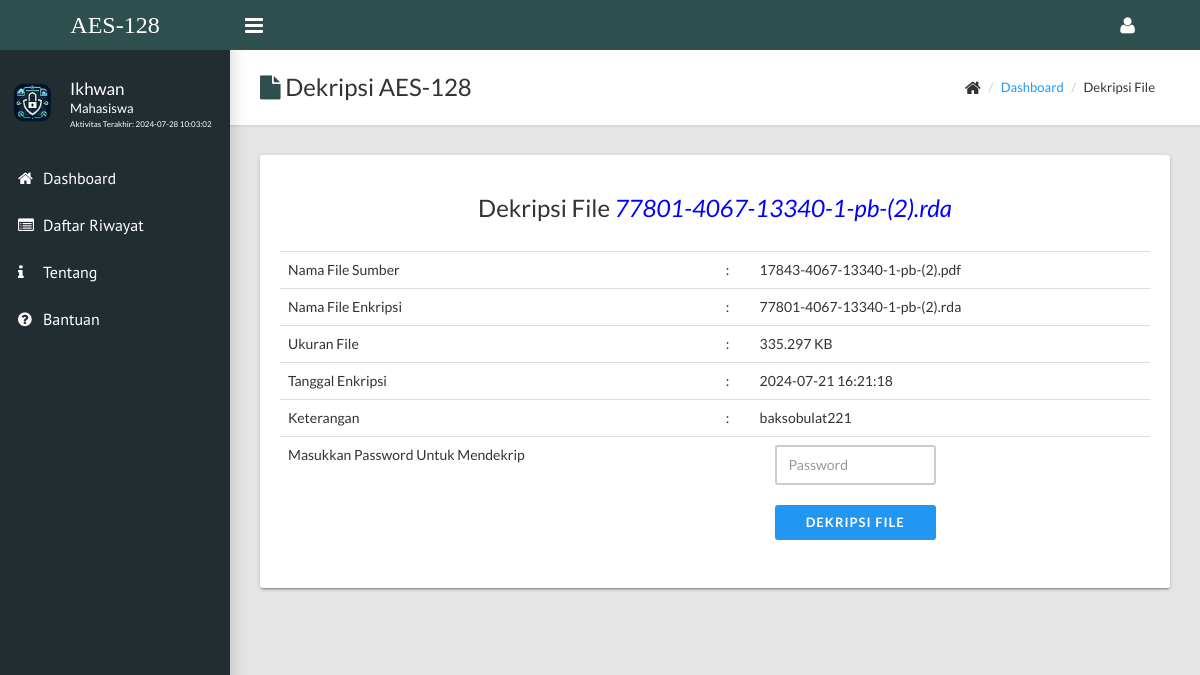
/dashboard/decrypt-file.php?id_file=61 (signed in), run on the app's committed database.
### tables this page shows
CREATE TABLE `users` (
  `username` varchar(15) NOT NULL,
  `password` varchar(100) DEFAULT NULL,
  `fullname` varchar(50) DEFAULT NULL,
  `job_title` varchar(50) DEFAULT NULL,
  `join_date` timestamp NULL DEFAULT NULL,
  `last_activity` timestamp NULL DEFAULT NULL
);

CREATE TABLE `file` (
  `id_file` int(11) NOT NULL,
  `username` varchar(15) DEFAULT NULL,
  `file_name_source` varchar(255) DEFAULT NULL,
  `file_name_finish` varchar(255) DEFAULT NULL,
  `file_url` varchar(255) DEFAULT NULL,
  `file_size` float DEFAULT NULL,
  `password` varchar(16) DEFAULT NULL,
  `tgl_upload` timestamp NULL DEFAULT NULL,
  `status` enum('1','2') DEFAULT NULL,
  `waktu` varchar(6) DEFAULT NULL,
  `waktu_2` varchar(6) DEFAULT NULL,
  `keterangan` varchar(255) DEFAULT NULL,
  `kunci` varchar(200) DEFAULT NULL,
  `kunci_tes` varchar(16) DEFAULT NULL,
  `password_tes` varchar(200) DEFAULT NULL,
  `tes_ava` varchar(20) DEFAULT NULL,
  `tes_en` varchar(20) DEFAULT NULL
);

### dashboard/decrypt-file.php (the view, shortened to what this page needs)
<?php
include('../config.php');
?>
<!DOCTYPE html>
<html>
<?php
$user = $_SESSION['username'];
$query = mysqli_query($koneksi,"SELECT fullname,job_title,last_activity FROM users WHERE username='$user'");
$data = mysqli_fetch_array($query);
?>
  <head>
    <link rel="stylesheet" type="text/css" href="../assets/css/main.css">
  </head>
  <body class="sidebar-mini fixed">
    <div class="wrapper">
      <header class="main-header hidden-print"><a class="logo" href="index.php" style="font-size:18pt; font-family: Times new roman; background-color: #2F4F4F;"><span>AES-128</span></a>
        <nav class="navbar navbar-static-top" style="background-color: #2F4F4F;">
          <a class="sidebar-toggle" href="#" data-toggle="offcanvas"></a>
          <div class="navbar-custom-menu">
            <ul class="top-nav">
              <li class="dropdown"><a class="dropdown-toggle" href="#" data-toggle="dropdown" role="button" aria-haspopup="true" aria-expanded="false"><i class="fa fa-user fa-lg"></i></a>
              </li>
            </ul>
          </div>
        </nav>
      </header>
      <aside class="main-sidebar hidden-print">
        <section class="sidebar">
          <div class="user-panel">
            <div class="pull-left image"><img class="img-circle" src="../assets/images/lockandkey2.png" alt="User Image"></div>
            <div class="pull-left info">
              <p style="margin-top:-5px;"><?php echo $data['fullname']; ?></p>
              <p class="designation"><?php echo $data['job_title']; ?></p>
              <p class="designation" style="font-size:6pt;">Aktivitas Terakhir: <?php echo $data['last_activity'] ?></p>
            </div>
          </div>
          <ul class="sidebar-menu" >
            <li><a href="index.php"><i class="fa fa-home" ></i><span>Dashboard</span></a></li>
            <li><a href="history.php"><i class="fa fa-list-alt"></i><span>Daftar Riwayat</span></a></li>
            <li><a href="about.php"><i class="fa fa-info"></i><span>Tentang</span></a></li>
            <li><a href="help.php"><i class="fa fa-question-circle"></i><span>Bantuan</span></a></li>
          </ul>
        </section>
      </aside>
      <div class="content-wrapper">
        <div class="page-title">
          <div>
            <h1><i class="fa fa-file" style = "color : #2F4F4F"></i> Dekripsi AES-128</h1>
          </div>
          <div>
            <ul class="breadcrumb">
              <li><i class="fa fa-home fa-lg"></i></li>
              <li><a href="index.php" style = "color : #2196F3" >Dashboard</a></li>
              <li>Dekripsi File</li>
            </ul>
          </div>
        </div>
        <div class="row">
          <div class="col-md-12">
            <div class="card">
              <div class="card-body">
                <?php
                $id_file = $_GET['id_file'];
                $query = mysqli_query($koneksi,"SELECT * FROM file WHERE id_file='$id_file'");
                $data2 = mysqli_fetch_array($query);
                ?>
                <h3 align="center">Dekripsi File <i style="color:blue"><?php echo $data2['file_name_finish'] ?></i></h3><br>
                <form class="form-horizontal" method="post" action="decrypt-process.php">
                <div class="table-responsive">
                  <table class="table striped">
                       <tr>
                         <td>Nama File Sumber</td>
                         <td>:</td>
                         <td><?php echo $data2['file_name_source']; ?></td>
                       </tr>
                       <tr>
                         <td>Nama File Enkripsi</td>
                         <td>:</td>
                         <td><?php echo $data2['file_name_finish']; ?></td>
                       </tr>
                       <tr>
                         <td>Ukuran File</td>
                         <td>:</td>
                         <td><?php echo $data2['file_size']; ?> KB</td>
                       </tr>
                       <tr>
                         <td>Tanggal Enkripsi</td>
                         <td>:</td>
                         <td><?php echo $data2['tgl_upload']; ?></td>
                       </tr>
                       <tr>
                         <td>Keterangan</td>
                         <td>:</td>
                         <td><?php echo $data2['keterangan']; ?></td>
                       </tr>
                       <tr>
                         <td>Masukkan Password Untuk Mendekrip</td>
                         <td></td>
                         <td>
                           <div class="col-md-6">
                           <input class="form-control" id="inputPassword" type="password" placeholder="Password" name="pwdfile" required><br>
                           <input type="submit" name="decrypt_now" value="Dekripsi File" class="form-control btn btn-primary" style = "background-color : #2196F3">
                         </div>
                       </td>
                       </tr>
                  </table>
                </div>
              </form>
            </div>
          </div>
        </div>
      </div>
    </div>
    </div>
  </body>
</html>

### data on the page
users: fullname "Ikhwan", job_title "Mahasiswa", last_activity "2024-07-28 10:03:02"
file: file_name_finish "77801-4067-13340-1-pb-(2).rda", file_name_source "17843-4067-13340-1-pb-(2).pdf", file_size "335.297", tgl_upload "2024-07-21 16:21:18", keterangan "baksobulat221"
